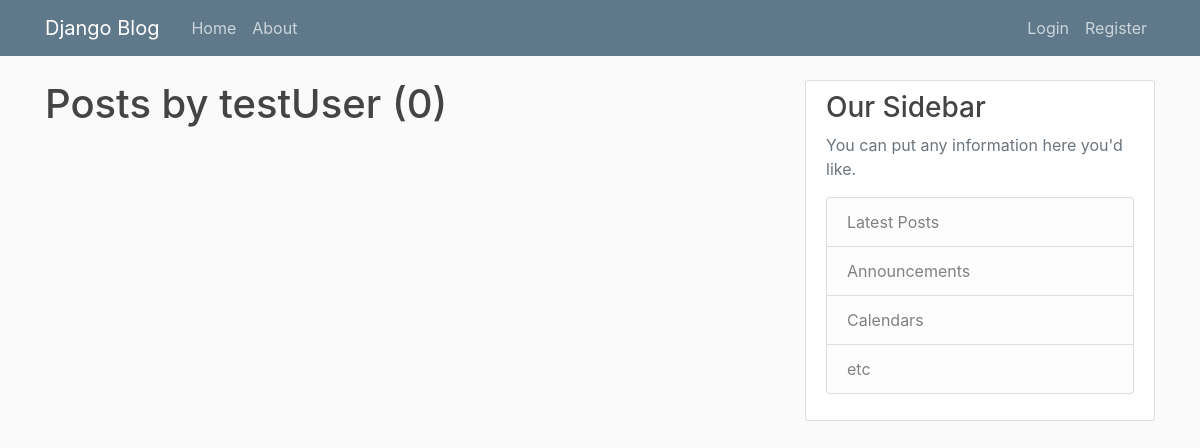
The app's page /blog/user/testUser/, older data.
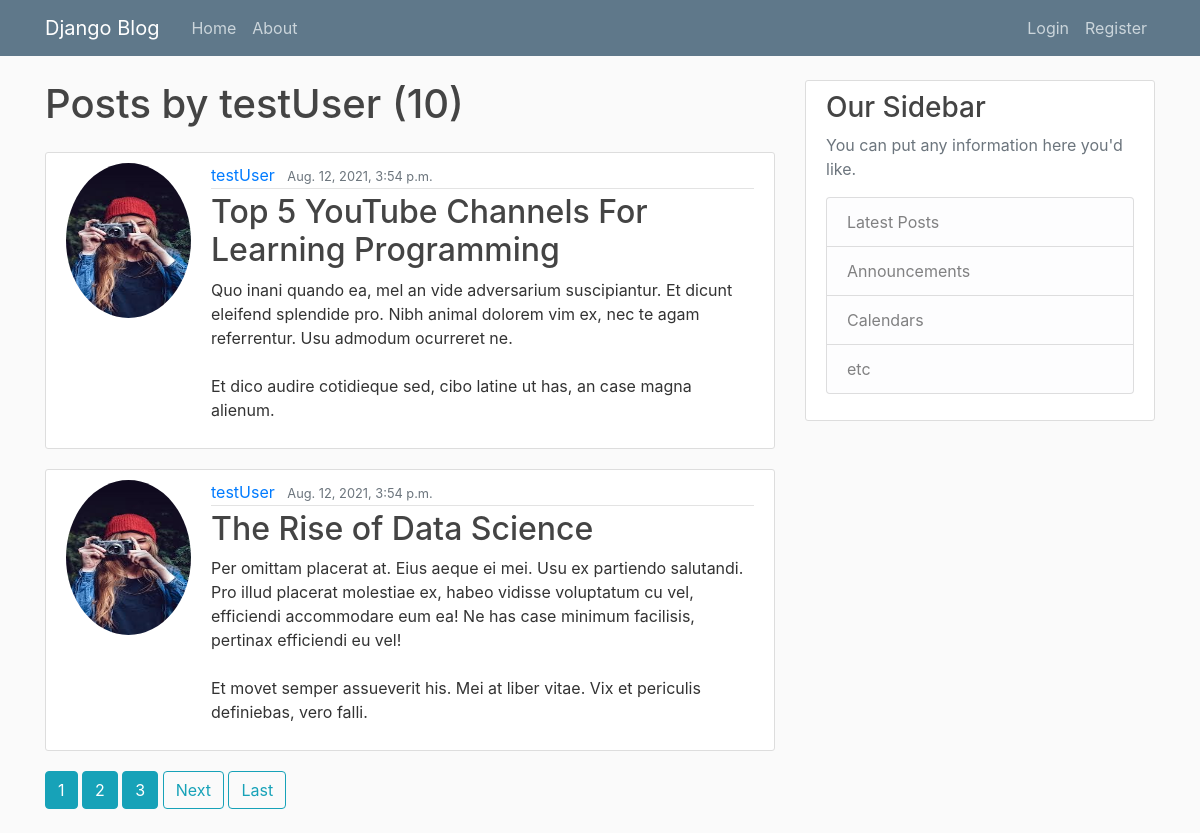
The same page, newer data.
### blog/models.py (models this page shows, shortened)
class Post(models.Model):
    title=models.CharField(max_length=255)
    content=models.TextField()
    date_posted=models.DateTimeField(default=timezone.now)
    author=models.ForeignKey(User,on_delete=models.CASCADE)

### user/models.py (models this page shows, shortened)
class Profile(models.Model):
    user=models.OneToOneField(User,on_delete=models.CASCADE)
    image=models.ImageField(default='default.jpg',upload_to='profile_pics')

### blog/views.py (the view)
# urls.py: path('user/<str:username>/',UserPostListView.as_view(),name="user-posts"),
class UserPostListView(ListView):
    model=Post
    template_name='blog/user_posts.html'
    context_object_name='posts'
    paginate_by=2
    def get_queryset(self):
        user=get_object_or_404(User,username=self.kwargs.get('username'))
        print(user)
        return Post.objects.filter(author=user).order_by('-date_posted')

### blog/templates/blog/user_posts.html (shortened to what this page needs)
{% extends "blog/base.html"%}
{% block content %}
<h1 class="mb-4"> Posts by {{view.kwargs.username}} ({{page_obj.paginator.count}})</h1>
    {% for post in posts %}
      <article class="media content-section">
        <img class="rounded-circle account-img" src="{{ post.author.profile.image.url}}">
        <div class="media-body">
          <div class="article-metadata">
            <a class="mr-2" href="{% url 'user-posts' post.author.username %}">{{ post.author }}</a>
            <small class="text-muted">{{ post.date_posted }}</small>
          </div>
          <h2><a class="article-title" href="{% url 'post-detail' post.id %}">{{ post.title }}</a></h2>
          <p class="article-content">{{ post.content }}</p>
        </div>
      </article>
    {% endfor %}
    {%if is_paginated %}
    {% for num in page_obj.paginator.page_range %}
      {% if page_obj.number == num %}
        <a class="btn btn-info mb-4" href="?page={{num}}">{{num}}</a>
      {% elif num > page_obj.number|add:'-1' and num < page_obj.number|add:'3'%}
        <a class="btn btn-info mb-4" href="?page={{num}}">{{num}}</a>
      {% endif %}
    {% endfor %}
    {% if page_obj.has_next %}
      <a class="btn btn-outline-info mb-4" href="?page={{ page_obj.next_page_number }}">Next</a>
      <a class="btn btn-outline-info mb-4" href="?page={{ page_obj.paginator.num_pages }}">Last</a>
    {% endif %}
{% endif %}
{% endblock content%}

### blog/templates/blog/base.html (shortened to what this page needs)
{% load static %}
<!DOCTYPE html>
<html>
<head>
    <link rel="stylesheet" href="https://maxcdn.bootstrapcdn.com/bootstrap/4.0.0/css/bootstrap.min.css">
    <link rel="stylesheet" type="text/css" href="{% static 'blog/main.css' %}">
</head>
<body>
    <header class="site-header">
      <nav class="navbar navbar-expand-md navbar-dark bg-steel fixed-top">
        <div class="container">
          <a class="navbar-brand mr-4" href="{% url 'blog-home' %}">Django Blog</a>
          <div class="collapse navbar-collapse" id="navbarToggle">
            <div class="navbar-nav mr-auto">
              <a class="nav-item nav-link" href="{% url 'blog-home' %}">Home</a>
              <a class="nav-item nav-link" href="{% url 'blog-about' %}">About</a>
            </div>
            <div class="navbar-nav">
              {% if user.is_authenticated %}
                <a class="nav-item nav-link" href="{% url 'post-create' %}">Create New Post</a>
                <a class="nav-item nav-link" href="{% url 'profile' %}">Profile</a>
                <a class="nav-item nav-link" href="{% url 'logout' %}">Logout</a>
              {% else %}
                <a class="nav-item nav-link" href="{% url 'login' %}">Login</a>
                <a class="nav-item nav-link" href="{% url 'register-page' %}">Register</a>
              {% endif %}
            </div>
          </div>
        </div>
      </nav>
    </header>
    <main role="main" class="container">
      <div class="row">
        <div class="col-md-8">
          {% block content %}{% endblock %}
        </div>
        <div class="col-md-4">
          <div class="content-section">
            <h3>Our Sidebar</h3>
            <p class='text-muted'>You can put any information here you'd like.
              <ul class="list-group">
                <li class="list-group-item list-group-item-light">Latest Posts</li>
                <li class="list-group-item list-group-item-light">Announcements</li>
                <li class="list-group-item list-group-item-light">Calendars</li>
                <li class="list-group-item list-group-item-light">etc</li>
              </ul>
            </p>
          </div>
        </div>
      </div>
    </main>
</body>
</html>

### blog/static/blog/main.css (style rules this page uses)
body { background: #fafafa; color: #333333; margin-top: 5rem; }
h1, h2, h3, h4, h5, h6 { color: #444444; }
ul { margin: 0; }
.bg-steel { background-color: #5f788a; }
.site-header .navbar-nav .nav-link { color: #cbd5db; }
.content-section { background: #ffffff; padding: 10px 20px; border: 1px solid #dddddd; border-radius: 3px; margin-bottom: 20px; }
.article-title { color: #444444; }
.article-content { white-space: pre-line; }
.article-metadata { padding-bottom: 1px; margin-bottom: 4px; border-bottom: 1px solid #e3e3e3 }
.account-img { height: 155px; width: 125px; margin-right: 20px; margin-bottom: 16px; }

Row changes from the older to the newer data that the page shows:
added Post: author.profile.image (picture), author "testUser", date_posted "Aug. 12, 2021, 3:54 p.m.", title "Top 5 YouTube Channels For Learning Programming", content "Quo inani quando ea, mel an vide adversarium suscipiantur. Et dicunt eleifend splendide pro. Nibh animal dolorem vim ex, nec te agam referrentur. Usu admodum ocurreret ne. Et dico audire cotidieque sed, cibo latine ut has, an case magna alienum."
added Post: author.profile.image (picture), author "testUser", date_posted "Aug. 12, 2021, 3:54 p.m.", title "The Rise of Data Science", content "Per omittam placerat at. Eius aeque ei mei. Usu ex partiendo salutandi. Pro illud placerat molestiae ex, habeo vidisse voluptatum cu vel, efficiendi accommodare eum ea! Ne has case minimum facilisis, pertinax efficiendi eu vel! Et movet semper assueverit his. Mei at liber vitae. Vix et periculis definiebas, vero falli."
Text that changed along with them:
{{ page_obj.paginator.count }}: "0" → "10"
new list line: "1"
new list line: "2"
new list line: "3"
text now shown: "Next Last"
